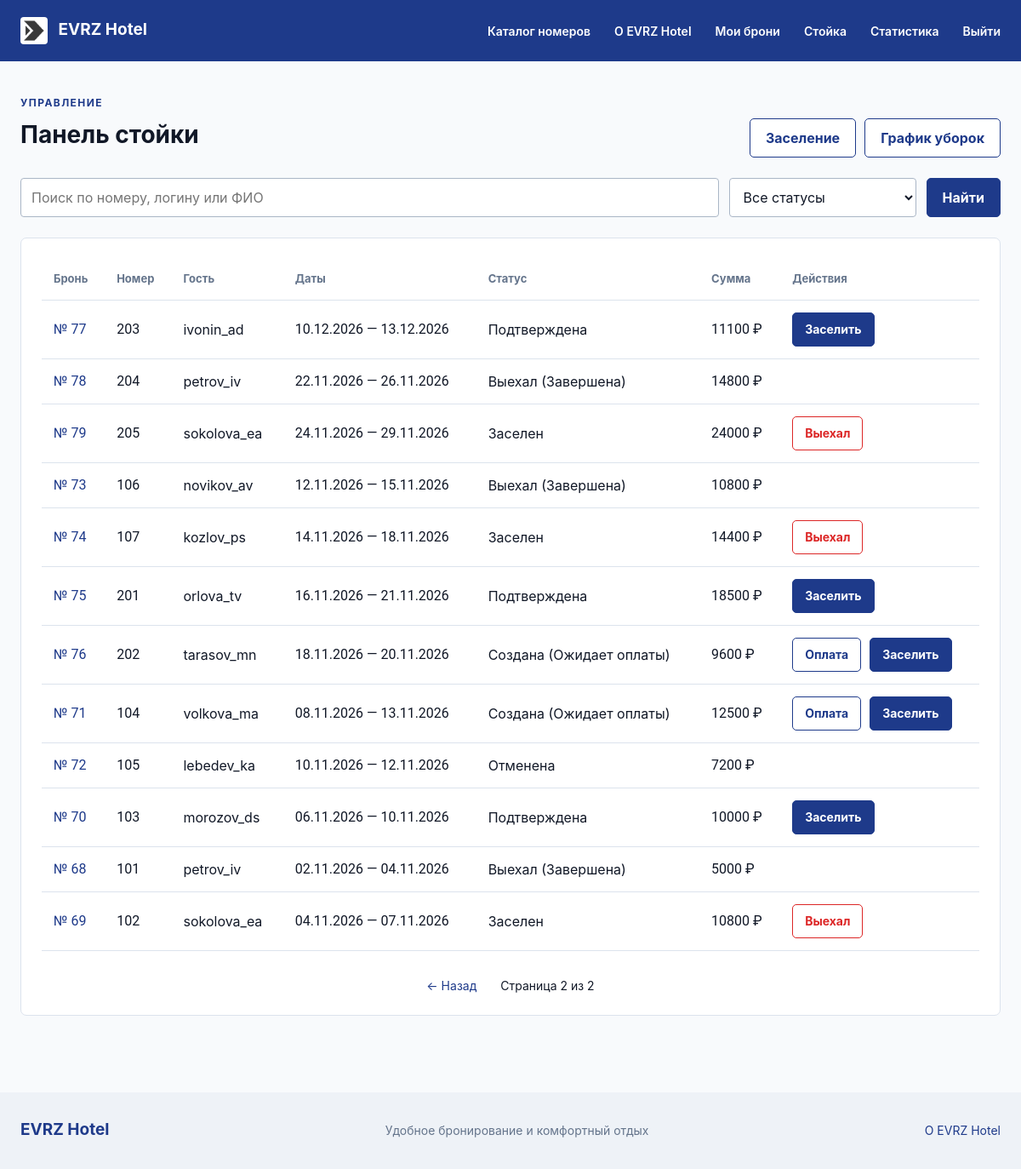
The page /staff/bookings/?page=2 (signed in) on the database as committed earlier.
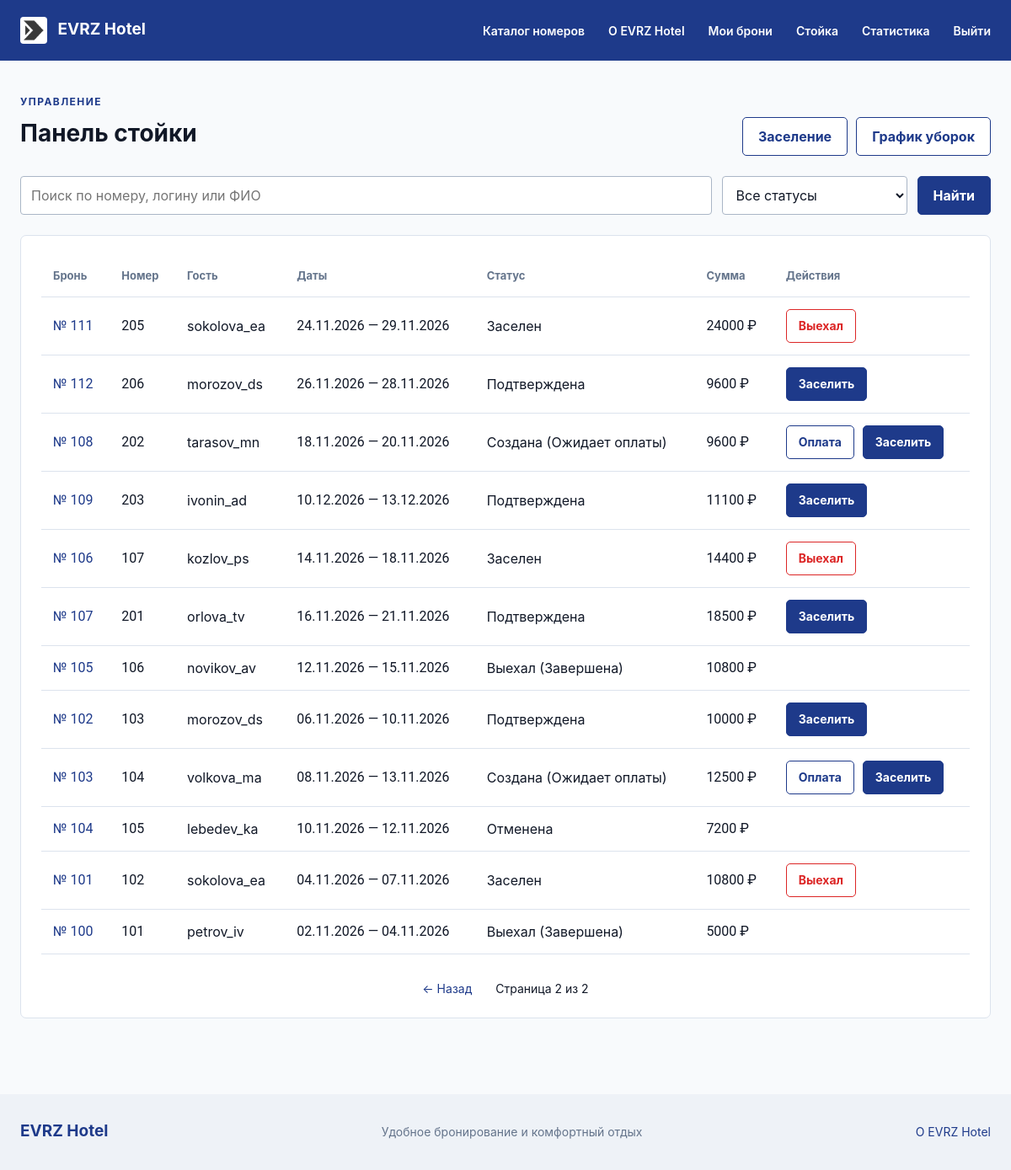
The same page on the database as committed later.
### hotel/models.py (models this page shows, shortened)
class Booking(models.Model):
    contact_name = models.CharField(max_length=150, blank=True, verbose_name="Имя контактного лица")
    contact_phone = models.CharField(max_length=20, blank=True, verbose_name="Контактный телефон")
    contact_email = models.EmailField(blank=True, verbose_name="Электронная почта")
    STATUS_CHOICES = [
        ("new", "Создана (Ожидает оплаты)"),
        ("confirmed", "Подтверждена"),
        ("checked_in", "Заселен"),
        ("checked_out", "Выехал (Завершена)"),
        ("cancelled", "Отменена"),
    ]
    user = models.ForeignKey(User, on_delete=models.CASCADE, related_name='bookings', verbose_name='Клиент')
    room = models.ForeignKey(Room, on_delete=models.PROTECT, related_name='bookings', verbose_name='Номер')
    check_in_date = models.DateField(verbose_name='Дата заезда')
    check_out_date = models.DateField(verbose_name='Дата выезда')
    nights_count = models.PositiveSmallIntegerField(
        default=1,
        validators=[MinValueValidator(1)],
        verbose_name="Количество ночей"
    )
    total_price = models.DecimalField(
        max_digits=10,
        decimal_places=2,
        validators=[MinValueValidator(0)],
        verbose_name="Итоговая стоимость (руб.)"
    )
    status = models.CharField(max_length=20, choices=STATUS_CHOICES, default='new', verbose_name='Статус бронирования')
    comment = models.TextField(blank=True, verbose_name='Пожелания клиента')
    created_at = models.DateTimeField(auto_now_add=True, verbose_name='Дата и время создания')
    class Meta:
        verbose_name = "Бронирование"
        verbose_name_plural = "Бронирования"
        ordering = ["-created_at"]
        constraints = [
            models.CheckConstraint(
                check=Q(check_out_date__gt=F("check_in_date")),
                name="booking_check_out_after_check_in"
            ),
            models.CheckConstraint(check=Q(nights_count__gte=1), name='booking_nights_min_1'),
        ]

class Room(models.Model):
    room_number = models.CharField(max_length=10, unique=True, verbose_name='Номер комнаты')
    room_type = models.ForeignKey(RoomType, on_delete=models.PROTECT, related_name='rooms', verbose_name='Тип номера')
    floor = models.PositiveSmallIntegerField(
        default=1,
        validators=[MinValueValidator(1), MaxValueValidator(30)],
        verbose_name="Этаж"
    )
    amenities = models.ManyToManyField(
        Amenity,
        through="RoomAmenity",
        related_name="rooms",
        blank=True,
        verbose_name="Удобства в номере"
    )
    image = models.ImageField(upload_to='rooms_photos/', blank=True, null=True, verbose_name='Фотография номера')
    is_active = models.BooleanField(default=True, verbose_name='Доступен для бронирования')
    description = models.TextField(blank=True, verbose_name='Особенности номера')
    class Meta:
        verbose_name = "Номер"
        verbose_name_plural = "Номера"
        ordering = ["floor", "room_number"]
        constraints = [
            models.CheckConstraint(check=Q(floor__gte=1), name='room_floor_min_1'),
        ]

### hotel/views.py (the view)
# urls.py: path('staff/bookings/', views.staff_bookings, name='staff_bookings'),
@reception_required
def staff_bookings(request):
    qs = Booking.objects.select_related('room__room_type', 'user').prefetch_related('payments')
    q = request.GET.get('q', '').strip()
    status_filter = request.GET.get('status', '').strip()
    if q:
        qs = qs.filter(
            Q(room__room_number__icontains=q)
            | Q(user__username__icontains=q)
            | Q(contact_name__icontains=q)
        )
    if status_filter:
        qs = qs.filter(status=status_filter)
    paginator = Paginator(qs, 20)
    page = paginator.get_page(request.GET.get('page'))
    context = {
        'title': 'Панель стойки',
        'page_obj': page,
        'query': q,
        'status_filter': status_filter,
        'status_choices': Booking.STATUS_CHOICES,
        'pagination': build_pagination_context(request, page),
    }
    return TemplateResponse(request, 'staff.html', context)

### hotel/views.py (called while the page is built, shortened)
def reception_required(view_func):
    @wraps(view_func)
    @login_required
    def _wrapped(request, *args, **kwargs):
        return view_func(request, *args, **kwargs)
    return _wrapped

def build_pagination_context(request, page):
    if page.paginator.num_pages <= 1:
        return None
    params = request.GET.copy()
    params.pop('page', None)
    base_qs = params.urlencode()
    prefix = f'?{base_qs}&page=' if base_qs else '?page='
    pages = [
        {'num': num, 'url': f'{prefix}{num}', 'current': num == page.number}
        for num in page.paginator.page_range
    ]
    return {
        'previous_url': f'{prefix}{page.previous_page_number()}' if page.has_previous() else None,
        'next_url': f'{prefix}{page.next_page_number()}' if page.has_next() else None,
        'pages': pages,
    }

### hotel/templates/staff.html (shortened to what this page needs)
{% extends 'base.html' %}
{% block content %}
  <p class="eyebrow">УПРАВЛЕНИЕ</p>
  <div class="Header-First">
    <h1>Панель стойки</h1>
    <div class="row-actions">
      <a class="button secondary" href="{% url 'staff_checkin' %}">Заселение</a>
      <a class="button secondary" href="{% url 'cleaning' %}">График уборок</a>
    </div>
  </div>
  <form method="get" action="{% url 'staff_bookings' %}" class="search-form">
    <input id="staff-q" type="search" name="q" value="{{ query }}" placeholder="Поиск по номеру, логину или ФИО">
    <select name="status" aria-label="Статус бронирования" style="max-width: 220px;">
      <option value="">Все статусы</option>
    </select>
    <button type="submit">Найти</button>
  </form>
  <div class="panel table-wrap">
    <table>
      <thead>
        <tr>
          <th>Бронь</th>
          <th>Номер</th>
          <th>Гость</th>
          <th>Даты</th>
          <th>Статус</th>
          <th>Сумма</th>
          <th>Действия</th>
        </tr>
      </thead>
      <tbody>
        {% for booking in page_obj %}
          <tr>
            <td class="num"><a href="{% url 'voucher' booking.pk %}">№ {{ booking.pk }}</a></td>
            <td class="num">{{ booking.room.room_number }}</td>
            <td>{{ booking.user.username }}</td>
            <td class="num">{{ booking.check_in_date|date:'d.m.Y' }} — {{ booking.check_out_date|date:'d.m.Y' }}</td>
            <td>{{ booking.get_status_display }}</td>
            <td class="num">{{ booking.total_price|floatformat:0 }} ₽</td>
            <td>
              <div class="row-actions">
                {% if booking.status == 'new' %}
                  <form class="inline-form" method="post" action="{% url 'staff_checkin' %}">
                    <button class="small secondary" type="submit">Оплата</button>
                  </form>
                {% endif %}
                {% if booking.status in 'new,confirmed' %}
                  <form class="inline-form" method="post" action="{% url 'staff_checkin' %}">
                    <button class="small" type="submit">Заселить</button>
                  </form>
                {% endif %}
                {% if booking.status == 'checked_in' %}
                  <form class="inline-form" method="post" action="{% url 'staff_checkout' booking.pk %}">
                    <button class="small danger" type="submit">Выехал</button>
                  </form>
                {% endif %}
              </div>
            </td>
          </tr>
        {% empty %}
          <tr><td colspan="7">Бронирований пока нет.</td></tr>
        {% endfor %}
      </tbody>
    </table>
    {% if pagination %}
      <nav class="pagination" aria-label="Страницы">
        {% if pagination.previous_url %}<a href="{{ pagination.previous_url }}">← Назад</a>{% endif %}
        <span>Страница {{ page_obj.number }} из {{ page_obj.paginator.num_pages }}</span>
      </nav>
    {% endif %}
  </div>
{% endblock %}

Rows that differ between the two databases and show on the page:
removed Booking: pk "77", room.room_number "203", user.username "ivonin_ad", check_in_date "10.12.2026", check_out_date "13.12.2026", status "Подтверждена", total_price "11100"
removed Booking: pk "78", room.room_number "204", user.username "petrov_iv", check_in_date "22.11.2026", check_out_date "26.11.2026", status "Выехал (Завершена)", total_price "14800"
removed Booking: pk "79", room.room_number "205", user.username "sokolova_ea", check_in_date "24.11.2026", check_out_date "29.11.2026", status "Заселен", total_price "24000", shows "Выехал"
removed Booking: pk "73", room.room_number "106", user.username "novikov_av", check_in_date "12.11.2026", check_out_date "15.11.2026", status "Выехал (Завершена)", total_price "10800"
removed Booking: pk "74", room.room_number "107", user.username "kozlov_ps", check_in_date "14.11.2026", check_out_date "18.11.2026", status "Заселен", total_price "14400", shows "Выехал"
removed Booking: pk "75", room.room_number "201", user.username "orlova_tv", check_in_date "16.11.2026", check_out_date "21.11.2026", status "Подтверждена", total_price "18500"
removed Booking: pk "76", room.room_number "202", user.username "tarasov_mn", check_in_date "18.11.2026", check_out_date "20.11.2026", status "Создана (Ожидает оплаты)", total_price "9600"
removed Booking: pk "71", room.room_number "104", user.username "volkova_ma", check_in_date "08.11.2026", check_out_date "13.11.2026", status "Создана (Ожидает оплаты)", total_price "12500"
removed Booking: pk "72", room.room_number "105", user.username "lebedev_ka", check_in_date "10.11.2026", check_out_date "12.11.2026", status "Отменена", total_price "7200"
removed Booking: pk "70", room.room_number "103", user.username "morozov_ds", check_in_date "06.11.2026", check_out_date "10.11.2026", status "Подтверждена", total_price "10000"
removed Booking: pk "68", room.room_number "101", user.username "petrov_iv", check_in_date "02.11.2026", check_out_date "04.11.2026", status "Выехал (Завершена)", total_price "5000"
removed Booking: pk "69", room.room_number "102", user.username "sokolova_ea", check_in_date "04.11.2026", check_out_date "07.11.2026", status "Заселен", total_price "10800", shows "Выехал"
added Booking: pk "111", room.room_number "205", user.username "sokolova_ea", check_in_date "24.11.2026", check_out_date "29.11.2026", status "Заселен", total_price "24000", shows "Выехал"
added Booking: pk "112", room.room_number "206", user.username "morozov_ds", check_in_date "26.11.2026", check_out_date "28.11.2026", status "Подтверждена", total_price "9600"
added Booking: pk "108", room.room_number "202", user.username "tarasov_mn", check_in_date "18.11.2026", check_out_date "20.11.2026", status "Создана (Ожидает оплаты)", total_price "9600"
added Booking: pk "109", room.room_number "203", user.username "ivonin_ad", check_in_date "10.12.2026", check_out_date "13.12.2026", status "Подтверждена", total_price "11100"
added Booking: pk "106", room.room_number "107", user.username "kozlov_ps", check_in_date "14.11.2026", check_out_date "18.11.2026", status "Заселен", total_price "14400", shows "Выехал"
added Booking: pk "107", room.room_number "201", user.username "orlova_tv", check_in_date "16.11.2026", check_out_date "21.11.2026", status "Подтверждена", total_price "18500"
added Booking: pk "105", room.room_number "106", user.username "novikov_av", check_in_date "12.11.2026", check_out_date "15.11.2026", status "Выехал (Завершена)", total_price "10800"
added Booking: pk "102", room.room_number "103", user.username "morozov_ds", check_in_date "06.11.2026", check_out_date "10.11.2026", status "Подтверждена", total_price "10000"
added Booking: pk "103", room.room_number "104", user.username "volkova_ma", check_in_date "08.11.2026", check_out_date "13.11.2026", status "Создана (Ожидает оплаты)", total_price "12500"
added Booking: pk "104", room.room_number "105", user.username "lebedev_ka", check_in_date "10.11.2026", check_out_date "12.11.2026", status "Отменена", total_price "7200"
added Booking: pk "101", room.room_number "102", user.username "sokolova_ea", check_in_date "04.11.2026", check_out_date "07.11.2026", status "Заселен", total_price "10800", shows "Выехал"
added Booking: pk "100", room.room_number "101", user.username "petrov_iv", check_in_date "02.11.2026", check_out_date "04.11.2026", status "Выехал (Завершена)", total_price "5000"
